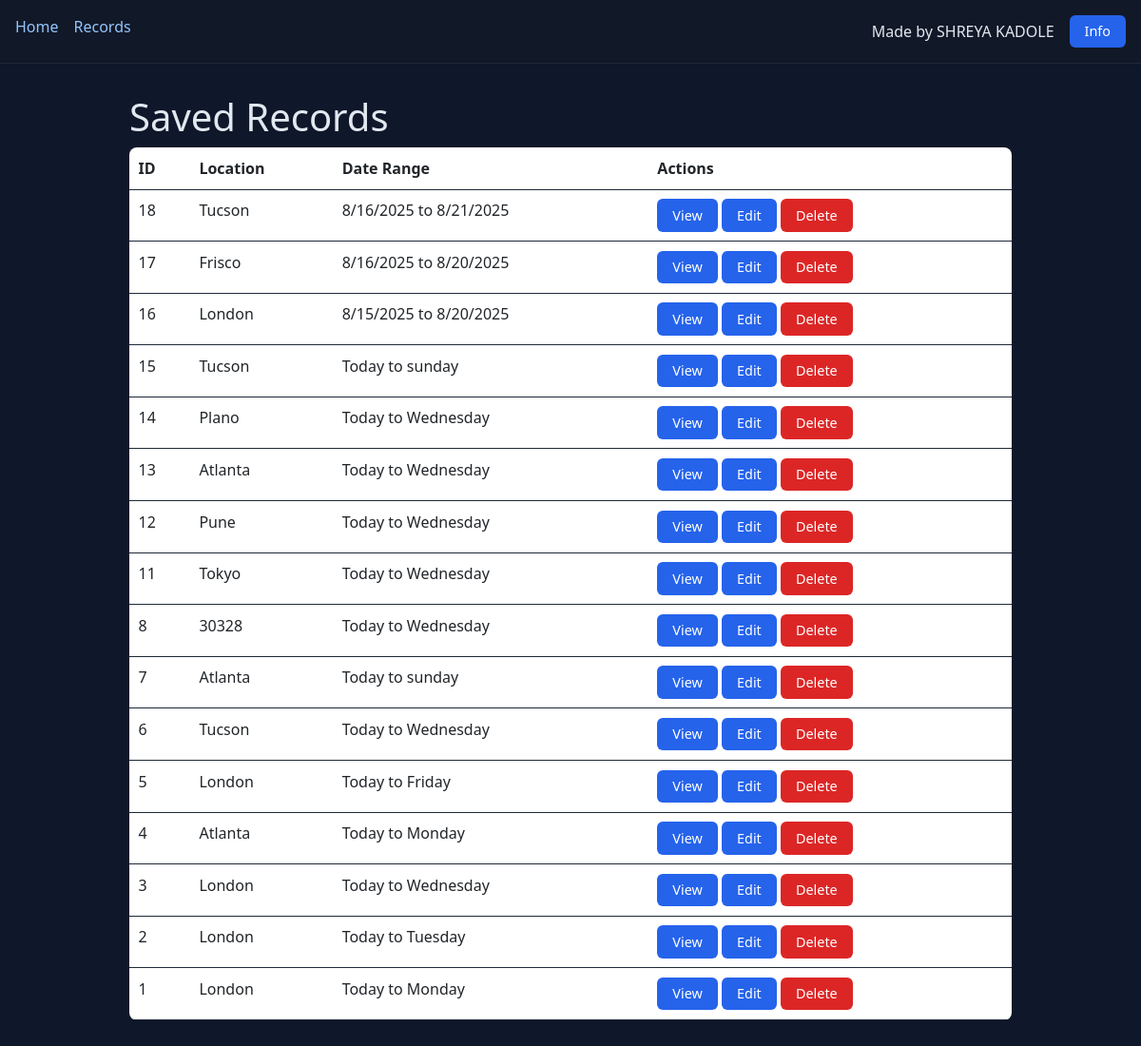
Page /records on the committed database.
### models.py (models this page shows, shortened)
class WeatherRecord(db.Model):
    __tablename__ = "weather_records"
    id = db.Column(db.Integer, primary_key=True)
    location = db.Column(db.String(100), nullable=False)
    date_range = db.Column(db.String(50), nullable=False)
    weather_data = db.Column(db.Text, nullable=False)  # store as JSON string
    created_at = db.Column(db.DateTime, server_default=db.func.now())
    updated_at = db.Column(db.DateTime, onupdate=db.func.now())
    __table_args__ = (db.UniqueConstraint('location', 'date_range', name='_location_date_uc'),)

### app.py (the view)
    @app.route("/records")
    def records():
        all_records = WeatherRecord.query.order_by(WeatherRecord.id.desc()).all()
        return render_template("records.html", records=all_records)

### templates/records.html
{% extends 'layout.html' %}
{% block content %}
  <h1>Saved Records</h1>
  {% if records %}
    <table class="table">
      <thead>
        <tr>
          <th>ID</th>
          <th>Location</th>
          <th>Date Range</th>
          <th>Actions</th>
        </tr>
      </thead>
      <tbody>
        {% for r in records %}
          <tr>
            <td>{{ r.id }}</td>
            <td>{{ r.location }}</td>
            <td>{{ r.date_range }}</td>
            <td>
              <a class="btn" href="{{ url_for('results', record_id=r.id) }}">View</a>
              <a class="btn" href="{{ url_for('edit', record_id=r.id) }}">Edit</a>
              <form class="inline" method="post" action="{{ url_for('delete', record_id=r.id) }}" onsubmit="return confirmDelete()">
                <button class="btn danger" type="submit">Delete</button>
              </form>
            </td>
          </tr>
        {% endfor %}
      </tbody>
    </table>
  {% else %}
    <p>No records saved yet.</p>
  {% endif %}
{% endblock %}

### templates/layout.html (shortened to what this page needs)
<!doctype html>
<html lang="en">
  <head>
    <link href="https://cdn.jsdelivr.net/npm/bootstrap@5.3.0/dist/css/bootstrap.min.css" rel="stylesheet">
    <link rel="stylesheet" href="{{ url_for('static', filename='style.css') }}" />
  </head>
  <body>
    <nav class="nav">
      <a href="{{ url_for('index') }}">Home</a>
      <a href="{{ url_for('records') }}">Records</a>
      <div class="ms-auto d-flex align-items-center">
        <span class="me-3">Made by SHREYA KADOLE</span>
        <button type="button" class="btn btn-info btn-sm" data-bs-toggle="modal" data-bs-target="#pmModal">
          Info
        </button>
      </div>
    </nav>
    <main class="container">
      {% block content %}{% endblock %}
    </main>
  </body>
</html>

### static/style.css (style rules this page uses)
* { box-sizing: border-box; }
body { margin: 0; font-family: system-ui, -apple-system, Segoe UI, Roboto, Helvetica, Arial, sans-serif; background: #0f172a; color: #e2e8f0; }
a { color: #93c5fd; text-decoration: none; }
.nav { display: flex; gap: 1rem; padding: 1rem; background: #111827; border-bottom: 1px solid #1f2937; }
.container { max-width: 960px; margin: 2rem auto; padding: 0 1rem; }
.btn { display: inline-block; padding: 0.4rem 1rem; border-radius: 6px; background: #2563eb; color: #fff; border: none; font-size: 0.9rem; cursor: pointer; transition: background 0.2s ease-in-out; width: auto; }
.btn.danger { background: #dc2626; }
input[type="submit"], button[type="submit"] { display: inline-block; width: auto !important; padding: 0.4rem 1rem; border-radius: 6px; background: #2563eb; color: #fff; border: none; font-size: 0.9rem; cursor: pointer; transition: background 0.2s ease-in-out; }
.table { width: 100%; border-collapse: collapse; background: #0b1220; border-radius: 8px; overflow: hidden; }
.table th, .table td { border-bottom: 1px solid #1f2937; padding: 0.6rem; text-align: left; }
.inline { display: inline; }

### rows in the picture
WeatherRecord: id "18", location "Tucson", date_range "8/16/2025 to 8/21/2025"
WeatherRecord: id "17", location "Frisco", date_range "8/16/2025 to 8/20/2025"
WeatherRecord: id "16", location "London", date_range "8/15/2025 to 8/20/2025"
WeatherRecord: id "15", location "Tucson", date_range "Today to sunday"
WeatherRecord: id "14", location "Plano", date_range "Today to Wednesday"
WeatherRecord: id "13", location "Atlanta", date_range "Today to Wednesday"
WeatherRecord: id "12", location "Pune", date_range "Today to Wednesday"
WeatherRecord: id "11", location "Tokyo", date_range "Today to Wednesday"
WeatherRecord: id "8", location "30328", date_range "Today to Wednesday"
WeatherRecord: id "7", location "Atlanta", date_range "Today to sunday"
WeatherRecord: id "6", location "Tucson", date_range "Today to Wednesday"
WeatherRecord: id "5", location "London", date_range "Today to Friday"
WeatherRecord: id "4", location "Atlanta", date_range "Today to Monday"
WeatherRecord: id "3", location "London", date_range "Today to Wednesday"
WeatherRecord: id "2", location "London", date_range "Today to Tuesday"
WeatherRecord: id "1", location "London", date_range "Today to Monday"
